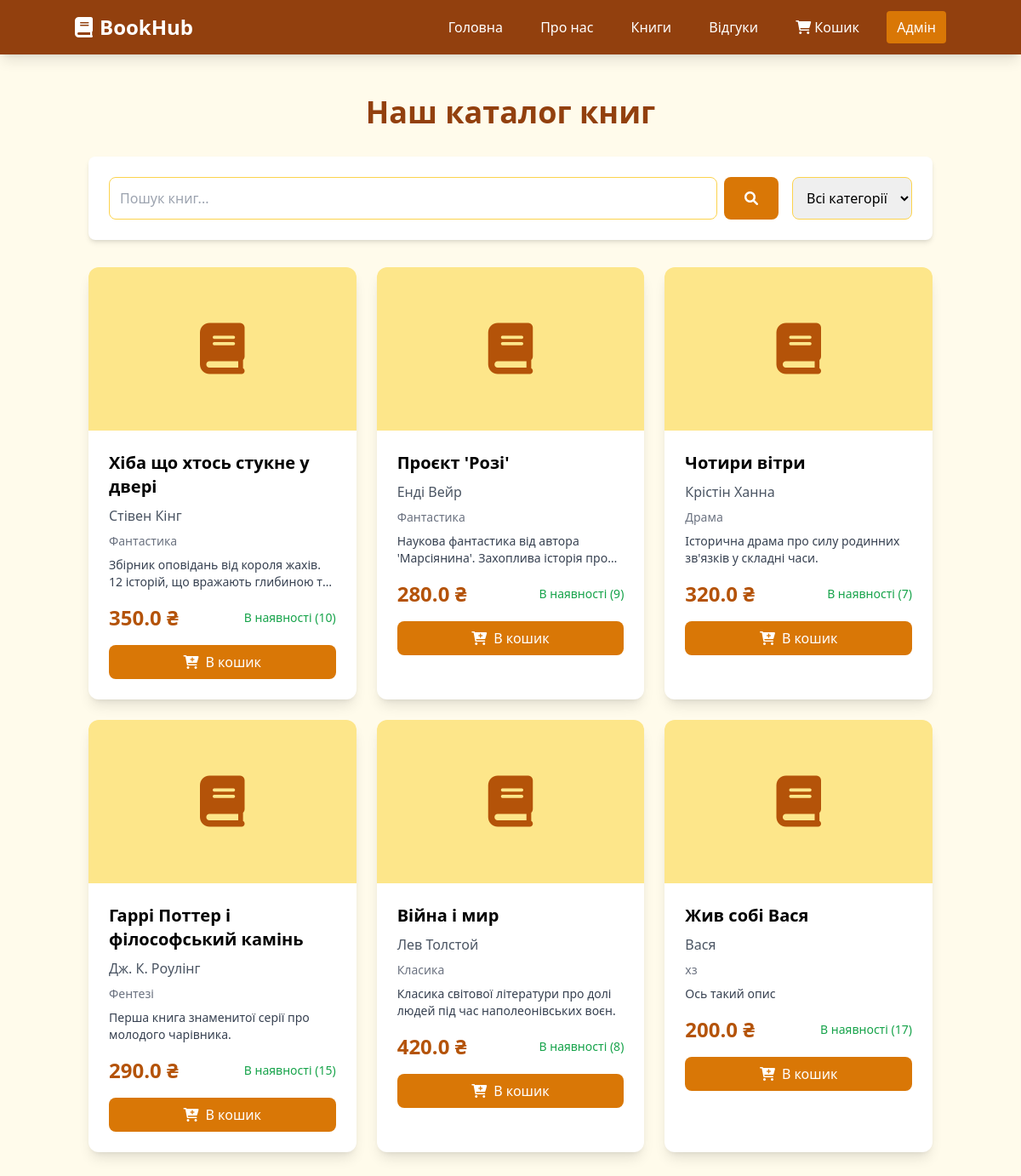
/books, run on the app's committed database.
### models.py (models this page shows, shortened)
class Book(db.Model):
    id = db.Column(db.Integer, primary_key=True)
    title = db.Column(db.String(200), nullable=False)
    author = db.Column(db.String(100), nullable=False)
    description = db.Column(db.Text)
    price = db.Column(db.Float, nullable=False)
    image_url = db.Column(db.String(300), default='/static/images/default-book.jpg')
    category = db.Column(db.String(50))
    in_stock = db.Column(db.Boolean, default=True)
    stock_quantity = db.Column(db.Integer, default=10)
    created_at = db.Column(db.DateTime, default=datetime.utcnow)

### app.py (the view)
@app.route('/books')
def books():
    category = request.args.get('category', '')
    search = request.args.get('search', '')
    query = Book.query.filter_by(in_stock=True)
    if category:
        query = query.filter_by(category=category)
    if search:
        query = query.filter(Book.title.contains(search) | Book.author.contains(search))
    books = query.all()
    categories = db.session.query(Book.category).distinct().all()
    categories = [cat[0] for cat in categories if cat[0]]
    return render_template('books.html', books=books, categories=categories, selected_category=category, search_query=search)

### templates/books.html (shortened to what this page needs)
{% extends "base.html" %}
{% block content %}
<div class="max-w-6xl mx-auto">
    <h1 class="text-4xl font-bold text-amber-800 mb-8 text-center">Наш каталог книг</h1>
    <div class="bg-white rounded-lg shadow-md p-6 mb-8">
        <div class="flex flex-col md:flex-row gap-4 justify-between">
            <div class="flex-1">
                <form method="GET" class="flex gap-2">
                    <input type="text" name="search" placeholder="Пошук книг..."
                           value="{{ search_query }}" class="flex-1 p-3 border border-amber-300 rounded-lg">
                    <button type="submit" class="bg-amber-600 text-white px-6 py-3 rounded-lg hover:bg-amber-700">
                        <i class="fas fa-search"></i>
                    </button>
                </form>
            </div>
            <div>
                <select onchange="location = this.value;" class="p-3 border border-amber-300 rounded-lg">
                    <option value="{{ url_for('books') }}">Всі категорії</option>
                </select>
            </div>
        </div>
    </div>
    <div class="grid grid-cols-1 md:grid-cols-2 lg:grid-cols-3 gap-6">
        {% for book in books %}
        <div class="bg-white rounded-xl shadow-lg overflow-hidden hover:shadow-xl transition">
            <div class="bg-amber-200 p-4 text-center h-48 flex items-center justify-center">
                <i class="fas fa-book text-6xl text-amber-700"></i>
            </div>
            <div class="p-6">
                <h3 class="text-xl font-bold mb-2">{{ book.title }}</h3>
                <p class="text-gray-600 mb-2">{{ book.author }}</p>
                <p class="text-sm text-gray-500 mb-2">{{ book.category }}</p>
                <p class="text-gray-700 text-sm mb-4 line-clamp-2">{{ book.description }}</p>
                <div class="flex justify-between items-center mb-4">
                    <span class="text-2xl font-bold text-amber-700">{{ book.price }} ₴</span>
                    <span class="text-sm text-gray-500">
                        {% if book.in_stock %}
                        <span class="text-green-600">В наявності ({{ book.stock_quantity }})</span>
                        {% else %}
                        <span class="text-red-600">Немає в наявності</span>
                        {% endif %}
                    </span>
                </div>
                <div class="flex space-x-2">
                    {% if book.in_stock %}
                    <a href="{{ url_for('add_to_cart', book_id=book.id) }}"
                       class="flex-1 bg-amber-600 text-white text-center py-2 rounded-lg hover:bg-amber-700 transition">
                        <i class="fas fa-cart-plus mr-2"></i>В кошик
                    </a>
                    {% else %}
                    <button disabled class="flex-1 bg-gray-400 text-white text-center py-2 rounded-lg cursor-not-allowed">
                        Недоступно
                    </button>
                    {% endif %}
                </div>
            </div>
        </div>
        {% else %}
        <div class="col-span-3 text-center py-8">
            <p class="text-gray-500 text-lg">Книги не знайдено</p>
        </div>
        {% endfor %}
    </div>
</div>
{% endblock %}

### templates/base.html (shortened to what this page needs)
<!DOCTYPE html>
<html lang="uk">
<head>
    <script src="https://cdn.tailwindcss.com"></script>
    <link href="https://cdnjs.cloudflare.com/ajax/libs/font-awesome/6.0.0/css/all.min.css" rel="stylesheet">
</head>
<body class="bg-amber-50">
    <nav class="bg-amber-800 text-white p-4 shadow-lg">
        <div class="container mx-auto flex flex-col md:flex-row justify-between items-center">
            <a href="/" class="text-2xl font-bold mb-4 md:mb-0">
                <i class="fas fa-book mr-2"></i>BookHub
            </a>
            <div class="space-x-4 text-center">
                <a href="/" class="hover:text-amber-200 px-3 py-2 rounded transition">Головна</a>
                <a href="/about" class="hover:text-amber-200 px-3 py-2 rounded transition">Про нас</a>
                <a href="/books" class="hover:text-amber-200 px-3 py-2 rounded transition">Книги</a>
                <a href="/reviews" class="hover:text-amber-200 px-3 py-2 rounded transition">Відгуки</a>
                <a href="/cart" class="hover:text-amber-200 px-3 py-2 rounded transition">
                    <i class="fas fa-shopping-cart"></i> Кошик
                </a>
                <a href="/admin" class="hover:text-amber-200 px-3 py-2 rounded transition bg-amber-600">Адмін</a>
            </div>
        </div>
    </nav>
    <main class="container mx-auto mt-8 p-4 min-h-screen">
        {% block content %}{% endblock %}
    </main>
</body>
</html>

### data on the page
Book: title "Хіба що хтось стукне у двері", author "Стівен Кінг", category "Фантастика", description "Збірник оповідань від короля жахів. 12 історій, що вражають глибиною…", price "350.0", stock_quantity "10"
Book: title "Проєкт 'Розі'", author "Енді Вейр", category "Фантастика", description "Наукова фантастика від автора 'Марсіянина'. Захоплива історія…", price "280.0", stock_quantity "9"
Book: title "Чотири вітри", author "Крістін Ханна", category "Драма", description "Історична драма про силу родинних зв'язків у складні часи.", price "320.0", stock_quantity "7"
Book: title "Гаррі Поттер і філософський камінь", author "Дж. К. Роулінг", category "Фентезі", description "Перша книга знаменитої серії про молодого чарівника.", price "290.0", stock_quantity "15"
Book: title "Війна і мир", author "Лев Толстой", category "Класика", description "Класика світової літератури про долі людей під час наполеонівських воєн.", price "420.0", stock_quantity "8"
Book: title "Жив собі Вася", author "Вася", category "хз", description "Ось такий опис", price "200.0", stock_quantity "17"
